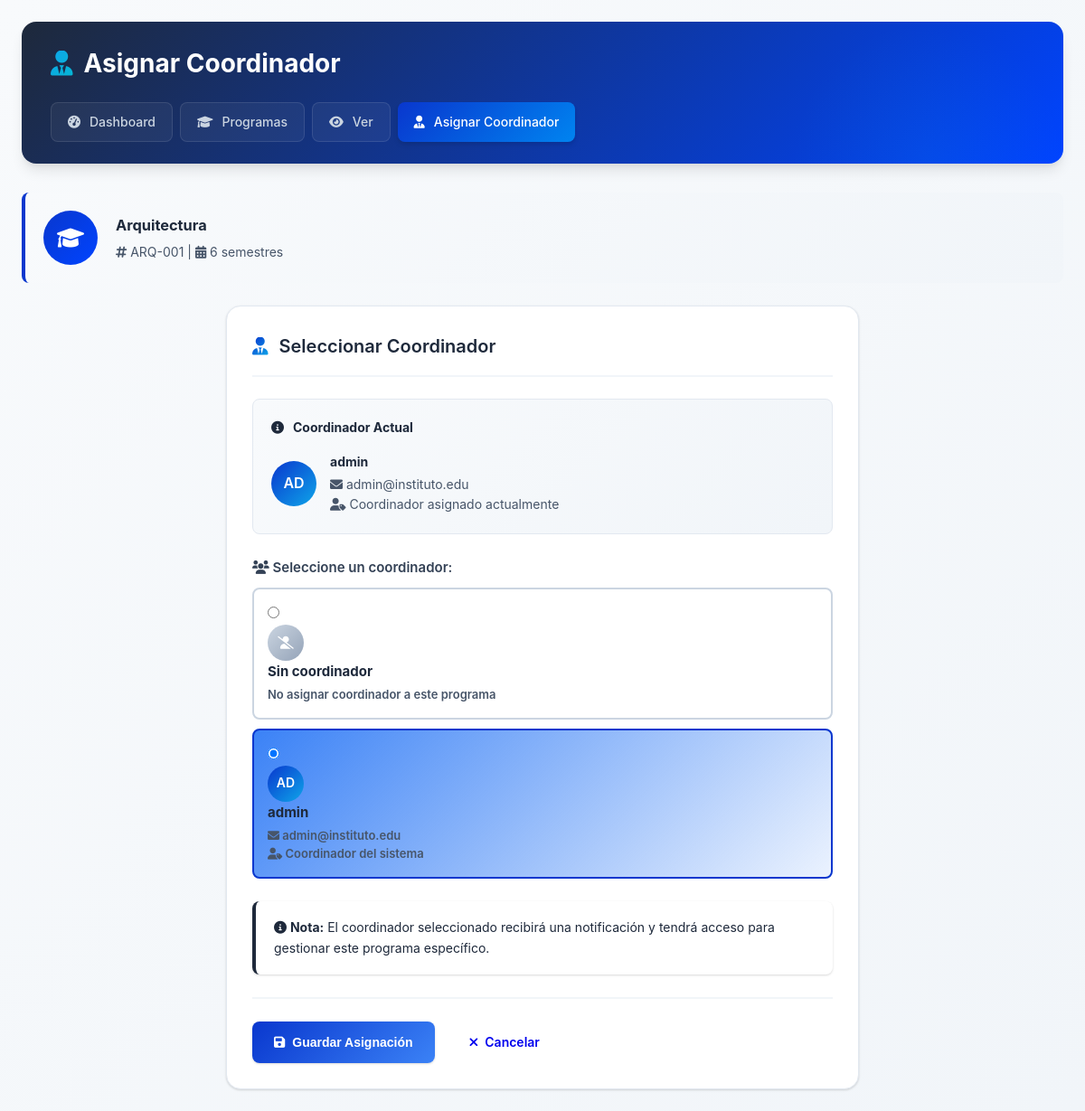
/coordinador/programas/asignar_coordinador.php?id=2 (signed in), run on the app's committed database.
### tables this page shows
CREATE TABLE programas_estudio (
    id_programa INT PRIMARY KEY AUTO_INCREMENT,
    codigo_programa VARCHAR(10) UNIQUE NOT NULL,
    nombre_programa VARCHAR(100) NOT NULL,
    duracion_semestres INT DEFAULT 6,
    descripcion TEXT,
    coordinador_id INT,
    activo BOOLEAN DEFAULT TRUE,
    FOREIGN KEY (coordinador_id) REFERENCES usuarios(id_usuario)
);

CREATE TABLE usuarios (
    id_usuario INT PRIMARY KEY AUTO_INCREMENT,
    username VARCHAR(50) UNIQUE NOT NULL,
    password VARCHAR(100) NOT NULL,  
    rol ENUM('coordinador', 'profesor', 'estudiante') NOT NULL,
    email VARCHAR(100) UNIQUE NOT NULL,
    programa_estudio ENUM('Topografía', 'Arquitectura', 'Enfermería') DEFAULT NULL,
    activo BOOLEAN DEFAULT TRUE,
    fecha_creacion TIMESTAMP DEFAULT CURRENT_TIMESTAMP
);

### coordinador/programas/asignar_coordinador.php (the view, shortened to what this page needs)
<?php
$db = Database::getConnection();
$id_programa = isset($_GET['id']) ? intval($_GET['id']) : 0;
$stmt = $db->prepare("
    SELECT p.*, u.username as coordinador_username, u.email as coordinador_email
    FROM programas_estudio p
    LEFT JOIN usuarios u ON p.coordinador_id = u.id_usuario
    WHERE p.id_programa = ?
");
$stmt->execute([$id_programa]);
$programa = $stmt->fetch();
$coordinadores = $db->query("
    SELECT id_usuario, username, email
    FROM usuarios
    WHERE rol = 'coordinador' AND activo = 1
    ORDER BY username
")->fetchAll();
?>
<!DOCTYPE html>
<html lang="es">
<head>
    <link rel="stylesheet" href="../../assets/css/main.css">
    <link rel="stylesheet" href="https://cdnjs.cloudflare.com/ajax/libs/font-awesome/6.0.0/css/all.min.css">
</head>
<body>
    <div class="container">
        <div class="header">
            <h1><i class="fas fa-user-tie"></i> Asignar Coordinador</h1>
            <div class="nav">
                <a href="../dashboard.php"><i class="fas fa-tachometer-alt"></i> Dashboard</a>
                <a href="index.php"><i class="fas fa-graduation-cap"></i> Programas</a>
                <a href="ver.php?id=<?php echo $id_programa; ?>"><i class="fas fa-eye"></i> Ver</a>
                <a href="asignar_coordinador.php?id=<?php echo $id_programa; ?>" class="active">
                    <i class="fas fa-user-tie"></i> Asignar Coordinador
                </a>
            </div>
        </div>
        <div class="programa-header">
            <div class="programa-icon">
                <i class="fas fa-graduation-cap"></i>
            </div>
            <div class="programa-info">
                <h3><?php echo htmlspecialchars($programa['nombre_programa']); ?></h3>
                <p><i class="fas fa-hashtag"></i> <?php echo $programa['codigo_programa']; ?> |
                   <i class="fas fa-calendar-alt"></i> <?php echo $programa['duracion_semestres']; ?> semestres</p>
            </div>
        </div>
        <form method="POST" class="card form-container">
            <div class="card-header">
                <h2><i class="fas fa-user-tie"></i> Seleccionar Coordinador</h2>
            </div>
            <div class="card-body">
                <div class="coordinador-current">
                    <h4><i class="fas fa-info-circle"></i> Coordinador Actual</h4>
                    <?php if ($programa['coordinador_username']): ?>
                        <div class="coordinador-info">
                            <div class="coordinador-avatar">
                                <?php
                                $iniciales = strtoupper(substr($programa['coordinador_username'], 0, 2));
                                echo $iniciales;
                                ?>
                            </div>
                            <div class="coordinador-details">
                                <strong><?php echo htmlspecialchars($programa['coordinador_username']); ?></strong>
                                <p><i class="fas fa-envelope"></i> <?php echo $programa['coordinador_email']; ?></p>
                                <p><i class="fas fa-user-tag"></i> Coordinador asignado actualmente</p>
                            </div>
                        </div>
                    <?php endif; ?>
                </div>
                <div class="form-group">
                    <label><i class="fas fa-users"></i> Seleccione un coordinador:</label>
                    <label class="coordinador-option <?php echo !$programa['coordinador_id'] ? 'selected' : ''; ?>">
                        <input type="radio" name="coordinador_id" value=""
                               <?php echo !$programa['coordinador_id'] ? 'checked' : ''; ?>
                               onchange="selectCoordinador(this)">
                        <div class="avatar">
                            <i class="fas fa-user-slash"></i>
                        </div>
                        <div class="info">
                            <strong>Sin coordinador</strong>
                            <p>No asignar coordinador a este programa</p>
                        </div>
                    </label>
                    <?php foreach ($coordinadores as $coordinador): ?>
                        <label class="coordinador-option <?php echo $programa['coordinador_id'] == $coordinador['id_usuario'] ? 'selected' : ''; ?>">
                            <input type="radio" name="coordinador_id" value="<?php echo $coordinador['id_usuario']; ?>"
                                   <?php echo $programa['coordinador_id'] == $coordinador['id_usuario'] ? 'checked' : ''; ?>
                                   onchange="selectCoordinador(this)">
                            <div class="avatar">
                                <?php
                                $iniciales = strtoupper(substr($coordinador['username'], 0, 2));
                                echo $iniciales;
                                ?>
                            </div>
                            <div class="info">
                                <strong><?php echo htmlspecialchars($coordinador['username']); ?></strong>
                                <p><i class="fas fa-envelope"></i> <?php echo $coordinador['email']; ?></p>
                                <p><i class="fas fa-user-tag"></i> Coordinador del sistema</p>
                            </div>
                        </label>
                    <?php endforeach; ?>
                </div>
                <div class="alert alert-info">
                    <i class="fas fa-info-circle"></i>
                    <strong>Nota:</strong> El coordinador seleccionado recibirá una notificación y
                    tendrá acceso para gestionar este programa específico.
                </div>
                <div class="form-actions">
                    <button type="submit" class="btn btn-primary">
                        <i class="fas fa-save"></i> Guardar Asignación
                    </button>
                    <a href="ver.php?id=<?php echo $id_programa; ?>" class="btn btn-secondary">
                        <i class="fas fa-times"></i> Cancelar
                    </a>
                </div>
            </div>
        </form>
    </div>
</body>
</html>

### assets/css/main.css (style rules this page uses)
:root { --primary: #0937ce; --primary-dark: #0044ff; --primary-light: #3b82f6; --secondary: #0084f0; --accent: #0ea5e9; --accent-cyan: #06b6d4; --success: #08962c; --warning: #f59e0b; --danger: #ef4444; --dark: #1e293b; --gray-900: #0f172a; --gray-800: #1e293b; --gray-700: #334155; --gray-600: #475569; --gray-500: #64748b; --gray-400: #94a3b8; --gray-300: #cbd5e1; --gray-200: #e2e8f0; --gray-100: #f1f5f9; --gray-50: #f8fafc; --shadow-sm: 0 1px 2px 0 rgba(0, 0, 0, 0.05); --shadow: 0 1px 3px 0 rgba(0, 0, 0, 0.1), 0 1px 2px 0 rgba(0, 0, 0, 0.06); --shadow-md: 0 4px 6px -1px rgba(0, 0, 0, 0.1), 0 2px 4px -1px rgba(0, 0, 0, 0.06); --shadow-lg: 0 10px 15px -3px rgba(0, 0, 0, 0.1), 0 4px 6px -2px rgba(0, 0, 0, 0.05); --shadow-xl: 0 20px 25px -5px rgba(0, 0, 0, 0.1), 0 10px 10px -5px rgba(0, 0, 0, 0.04); --radius-sm: 0.375rem; --radius: 0.5rem; --radius-lg: 0.75rem; --radius-xl: 1rem; }
* { margin: 0; padding: 0; box-sizing: border-box; }
body { font-family: 'Inter', 'Segoe UI', system-ui, -apple-system, sans-serif; background: linear-gradient(135deg, var(--gray-50) 0%, var(--gray-100) 100%); color: var(--gray-800); line-height: 1.6; min-height: 100vh; font-size: 14px; }
.container { max-width: 1400px; margin: 0 auto; padding: 24px; }
.header { background: linear-gradient(135deg, var(--dark) 0%, var(--primary-dark) 100%); padding: 24px 32px; border-radius: var(--radius-xl); box-shadow: var(--shadow-lg); margin-bottom: 32px; color: white; position: relative; overflow: hidden; }
.header::before { content: ''; position: absolute; top: 0; right: 0; width: 300px; height: 300px; background: radial-gradient(circle, rgba(14, 165, 233, 0.1) 0%, transparent 70%); pointer-events: none; }
.header h1 { color: white; display: flex; align-items: center; gap: 12px; font-size: 28px; font-weight: 700; margin-bottom: 8px; position: relative; z-index: 1; }
.header h1 i { background: linear-gradient(135deg, var(--accent) 0%, var(--accent-cyan) 100%); -webkit-background-clip: text; -webkit-text-fill-color: transparent; background-clip: text; }
.nav { display: flex; gap: 8px; margin-top: 20px; flex-wrap: wrap; position: relative; z-index: 1; }
.nav a { color: var(--gray-300); text-decoration: none; padding: 10px 18px; border-radius: var(--radius); transition: all 0.3s cubic-bezier(0.4, 0, 0.2, 1); display: flex; align-items: center; gap: 10px; font-weight: 500; font-size: 14px; background: rgba(255, 255, 255, 0.05); border: 1px solid rgba(255, 255, 255, 0.1); }
.nav a.active { background: linear-gradient(135deg, var(--primary) 0%, var(--secondary) 100%); color: white; border: none; box-shadow: var(--shadow-md); }
.card { background: white; border-radius: var(--radius-xl); box-shadow: var(--shadow); padding: 28px; margin-bottom: 32px; border: 1px solid var(--gray-200); transition: all 0.3s ease; position: relative; }
.card-header { display: flex; justify-content: space-between; align-items: center; margin-bottom: 24px; padding-bottom: 16px; border-bottom: 2px solid var(--gray-100); }
.card-header h2 { color: var(--dark); display: flex; align-items: center; gap: 12px; font-size: 20px; font-weight: 600; }
.card-header h2 i { color: var(--primary); background: linear-gradient(135deg, var(--primary) 0%, var(--accent) 100%); -webkit-background-clip: text; -webkit-text-fill-color: transparent; background-clip: text; }
.btn { padding: 12px 24px; border-radius: var(--radius); border: none; cursor: pointer; font-weight: 600; transition: all 0.3s cubic-bezier(0.4, 0, 0.2, 1); display: inline-flex; align-items: center; gap: 8px; text-decoration: none; font-size: 14px; position: relative; overflow: hidden; }
.btn::after { content: ''; position: absolute; top: 50%; left: 50%; width: 5px; height: 5px; background: rgba(255, 255, 255, 0.5); opacity: 0; border-radius: 100%; transform: scale(1, 1) translate(-50%); transform-origin: 50% 50%; }
.btn-primary { background: linear-gradient(135deg, var(--primary) 0%, var(--primary-light) 100%); color: white; box-shadow: var(--shadow); }
.form-group { margin-bottom: 24px; }
.form-group label { display: block; margin-bottom: 8px; color: var(--gray-700); font-weight: 500; font-size: 14px; }
.alert { padding: 18px 20px; border-radius: var(--radius); margin-bottom: 24px; border-left: 4px solid; animation: slideIn 0.3s ease-out; box-shadow: var(--shadow); }

### data on the page
programas_estudio: nombre_programa "Arquitectura", codigo_programa "ARQ-001", duracion_semestres "6", coordinador.username "AD", coordinador.username "admin", coordinador.email "admin@instituto.edu", coordinador_id "☐ Sin coordinador No asignar co", coordinador_id "☑ AD admin admin@instituto.edu"
usuarios: username "AD", username "admin", email "admin@instituto.edu"
